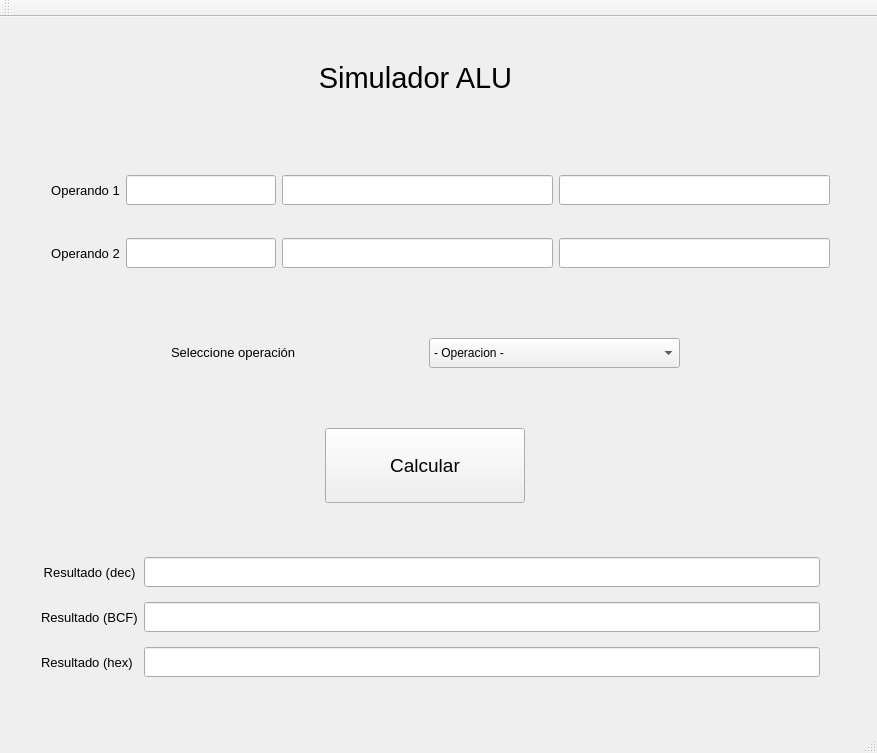
<?xml version="1.0" encoding="UTF-8"?>
<ui version="4.0">
 <class>MainWindow</class>
 <widget class="QMainWindow" name="MainWindow">
  <property name="geometry">
   <rect>
    <x>0</x>
    <y>0</y>
    <width>877</width>
    <height>753</height>
   </rect>
  </property>
  <property name="windowTitle">
   <string>MainWindow</string>
  </property>
  <widget class="QWidget" name="centralWidget">
   <widget class="QWidget" name="gridLayoutWidget">
    <property name="geometry">
     <rect>
      <x>40</x>
      <y>120</y>
      <width>801</width>
      <height>171</height>
     </rect>
    </property>
    <layout class="QGridLayout" name="gridLayout">
     <item row="1" column="2">
      <widget class="QLineEdit" name="valueOp1BCF">
       <property name="minimumSize">
        <size>
         <width>0</width>
         <height>30</height>
        </size>
       </property>
       <property name="alignment">
        <set>Qt::AlignCenter</set>
       </property>
       <property name="readOnly">
        <bool>true</bool>
       </property>
       <property name="placeholderText">
        <string/>
       </property>
      </widget>
     </item>
     <item row="3" column="2">
      <widget class="QLineEdit" name="valueOp2BCF">
       <property name="minimumSize">
        <size>
         <width>0</width>
         <height>30</height>
        </size>
       </property>
       <property name="alignment">
        <set>Qt::AlignCenter</set>
       </property>
       <property name="readOnly">
        <bool>true</bool>
       </property>
       <property name="placeholderText">
        <string/>
       </property>
      </widget>
     </item>
     <item row="3" column="3">
      <widget class="QLineEdit" name="valueOp2hex">
       <property name="minimumSize">
        <size>
         <width>0</width>
         <height>30</height>
        </size>
       </property>
       <property name="alignment">
        <set>Qt::AlignCenter</set>
       </property>
       <property name="readOnly">
        <bool>true</bool>
       </property>
       <property name="placeholderText">
        <string/>
       </property>
      </widget>
     </item>
     <item row="1" column="3">
      <widget class="QLineEdit" name="valueOp1hex">
       <property name="minimumSize">
        <size>
         <width>0</width>
         <height>30</height>
        </size>
       </property>
       <property name="alignment">
        <set>Qt::AlignCenter</set>
       </property>
       <property name="readOnly">
        <bool>true</bool>
       </property>
       <property name="placeholderText">
        <string/>
       </property>
      </widget>
     </item>
     <item row="1" column="1">
      <widget class="QLineEdit" name="valueOp1dec">
       <property name="minimumSize">
        <size>
         <width>0</width>
         <height>30</height>
        </size>
       </property>
       <property name="maximumSize">
        <size>
         <width>150</width>
         <height>16777215</height>
        </size>
       </property>
       <property name="inputMask">
        <string/>
       </property>
       <property name="text">
        <string/>
       </property>
       <property name="alignment">
        <set>Qt::AlignCenter</set>
       </property>
       <property name="dragEnabled">
        <bool>false</bool>
       </property>
       <property name="readOnly">
        <bool>false</bool>
       </property>
       <property name="placeholderText">
        <string/>
       </property>
      </widget>
     </item>
     <item row="3" column="1">
      <widget class="QLineEdit" name="valueOp2dec">
       <property name="minimumSize">
        <size>
         <width>0</width>
         <height>30</height>
        </size>
       </property>
       <property name="maximumSize">
        <size>
         <width>150</width>
         <height>16777215</height>
        </size>
       </property>
       <property name="alignment">
        <set>Qt::AlignCenter</set>
       </property>
       <property name="readOnly">
        <bool>false</bool>
       </property>
       <property name="placeholderText">
        <string notr="true"/>
       </property>
      </widget>
     </item>
     <item row="1" column="0">
      <widget class="QLabel" name="labelOperando1">
       <property name="font">
        <font>
         <pointsize>10</pointsize>
        </font>
       </property>
       <property name="text">
        <string>Operando 1</string>
       </property>
       <property name="alignment">
        <set>Qt::AlignCenter</set>
       </property>
      </widget>
     </item>
     <item row="3" column="0">
      <widget class="QLabel" name="labelOperando2">
       <property name="font">
        <font>
         <pointsize>10</pointsize>
        </font>
       </property>
       <property name="text">
        <string>Operando 2</string>
       </property>
       <property name="alignment">
        <set>Qt::AlignCenter</set>
       </property>
      </widget>
     </item>
    </layout>
   </widget>
   <widget class="QWidget" name="verticalLayoutWidget">
    <property name="geometry">
     <rect>
      <x>230</x>
      <y>20</y>
      <width>371</width>
      <height>81</height>
     </rect>
    </property>
    <layout class="QVBoxLayout" name="verticalLayout">
     <item>
      <widget class="QLabel" name="labelTitulo">
       <property name="font">
        <font>
         <pointsize>22</pointsize>
        </font>
       </property>
       <property name="text">
        <string>Simulador ALU</string>
       </property>
       <property name="alignment">
        <set>Qt::AlignCenter</set>
       </property>
       <property name="margin">
        <number>0</number>
       </property>
      </widget>
     </item>
    </layout>
   </widget>
   <widget class="QWidget" name="gridLayoutWidget_3">
    <property name="geometry">
     <rect>
      <x>160</x>
      <y>400</y>
      <width>531</width>
      <height>91</height>
     </rect>
    </property>
    <layout class="QGridLayout" name="gridLayout_3">
     <item row="0" column="0">
      <widget class="QPushButton" name="buttonCalcular">
       <property name="minimumSize">
        <size>
         <width>200</width>
         <height>75</height>
        </size>
       </property>
       <property name="maximumSize">
        <size>
         <width>200</width>
         <height>16777215</height>
        </size>
       </property>
       <property name="font">
        <font>
         <pointsize>14</pointsize>
        </font>
       </property>
       <property name="text">
        <string>Calcular</string>
       </property>
      </widget>
     </item>
    </layout>
   </widget>
   <widget class="QWidget" name="gridLayoutWidget_2">
    <property name="geometry">
     <rect>
      <x>30</x>
      <y>520</y>
      <width>801</width>
      <height>161</height>
     </rect>
    </property>
    <layout class="QGridLayout" name="gridLayout_2">
     <item row="1" column="0">
      <widget class="QLabel" name="labelResDec">
       <property name="font">
        <font>
         <pointsize>10</pointsize>
        </font>
       </property>
       <property name="text">
        <string>Resultado (dec)</string>
       </property>
       <property name="alignment">
        <set>Qt::AlignCenter</set>
       </property>
      </widget>
     </item>
     <item row="1" column="1">
      <widget class="QLineEdit" name="valueResultDec">
       <property name="minimumSize">
        <size>
         <width>0</width>
         <height>30</height>
        </size>
       </property>
       <property name="text">
        <string/>
       </property>
       <property name="alignment">
        <set>Qt::AlignCenter</set>
       </property>
       <property name="readOnly">
        <bool>true</bool>
       </property>
       <property name="placeholderText">
        <string/>
       </property>
      </widget>
     </item>
     <item row="4" column="0">
      <widget class="QLabel" name="labelResHex">
       <property name="font">
        <font>
         <pointsize>10</pointsize>
        </font>
       </property>
       <property name="text">
        <string>Resultado (hex)</string>
       </property>
      </widget>
     </item>
     <item row="3" column="0">
      <widget class="QLabel" name="labelResBCF">
       <property name="font">
        <font>
         <pointsize>10</pointsize>
        </font>
       </property>
       <property name="text">
        <string>Resultado (BCF)</string>
       </property>
      </widget>
     </item>
     <item row="4" column="1">
      <widget class="QLineEdit" name="valueResultHex">
       <property name="minimumSize">
        <size>
         <width>0</width>
         <height>30</height>
        </size>
       </property>
       <property name="alignment">
        <set>Qt::AlignCenter</set>
       </property>
       <property name="readOnly">
        <bool>true</bool>
       </property>
       <property name="placeholderText">
        <string/>
       </property>
      </widget>
     </item>
     <item row="3" column="1">
      <widget class="QLineEdit" name="valueResultBCF">
       <property name="minimumSize">
        <size>
         <width>0</width>
         <height>30</height>
        </size>
       </property>
       <property name="alignment">
        <set>Qt::AlignCenter</set>
       </property>
       <property name="readOnly">
        <bool>true</bool>
       </property>
       <property name="placeholderText">
        <string/>
       </property>
      </widget>
     </item>
    </layout>
   </widget>
   <widget class="QWidget" name="gridLayoutWidget_4">
    <property name="geometry">
     <rect>
      <x>160</x>
      <y>310</y>
      <width>531</width>
      <height>51</height>
     </rect>
    </property>
    <layout class="QGridLayout" name="gridLayout_4">
     <item row="0" column="0">
      <widget class="QLabel" name="labelOperacion">
       <property name="font">
        <font>
         <pointsize>10</pointsize>
        </font>
       </property>
       <property name="text">
        <string>Seleccione operación</string>
       </property>
      </widget>
     </item>
     <item row="0" column="1">
      <widget class="QComboBox" name="selectOperacion">
       <property name="minimumSize">
        <size>
         <width>0</width>
         <height>30</height>
        </size>
       </property>
       <item>
        <property name="text">
         <string>- Operacion -</string>
        </property>
       </item>
       <item>
        <property name="text">
         <string>Suma</string>
        </property>
       </item>
       <item>
        <property name="text">
         <string>Producto</string>
        </property>
       </item>
       <item>
        <property name="text">
         <string>Division</string>
        </property>
       </item>
      </widget>
     </item>
    </layout>
   </widget>
  </widget>
  <widget class="QMenuBar" name="menuBar">
   <property name="geometry">
    <rect>
     <x>0</x>
     <y>0</y>
     <width>877</width>
     <height>26</height>
    </rect>
   </property>
  </widget>
  <widget class="QToolBar" name="mainToolBar">
   <attribute name="toolBarArea">
    <enum>TopToolBarArea</enum>
   </attribute>
   <attribute name="toolBarBreak">
    <bool>false</bool>
   </attribute>
  </widget>
  <widget class="QStatusBar" name="statusBar"/>
 </widget>
 <layoutdefault spacing="6" margin="11"/>
 <resources/>
 <connections/>
</ui>
